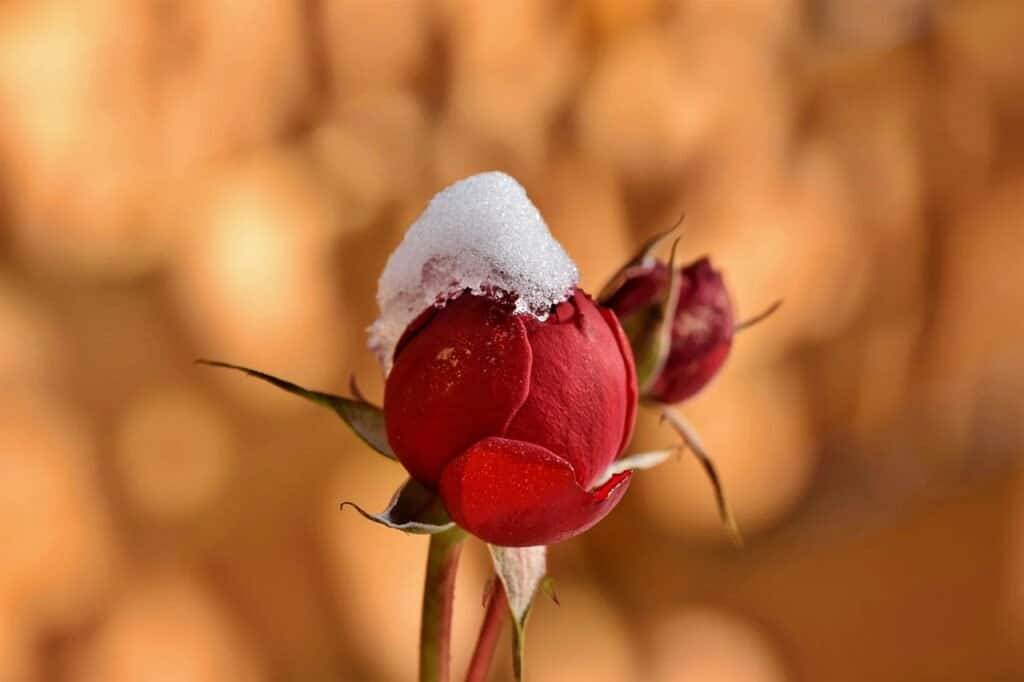
//> input picture Task02/input_image_flower.jpg, 1024 x 682 px
$ ./hist_matching_gray   (built with g++ and OpenCV 4)
//> lines starting //> are read from the running program, lines starting //| are printed output that depends on the picture
#include "hist_func.h"

// 함수 선언
void hist_eq(Mat& input, Mat& equalized, G* trans_func, float* CDF);
// 매칭 함수: 입력 영상의 평활화 함수(T)와 참조 영상의 평활화 함수(G_map)를 모두 사용한다.
void hist_matching(Mat& input, Mat& matched, G* trans_func_z, G* T, G* G_map);

int main() {
	// 이미지 읽기
	Mat input = imread("input_image_flower.jpg", IMREAD_COLOR);
//> input is the input picture: 682 rows x 1024 cols, CV_8UC3; mean B, G, R 60.4, 110.8, 184
	Mat reference = imread("input.jpg", IMREAD_COLOR);
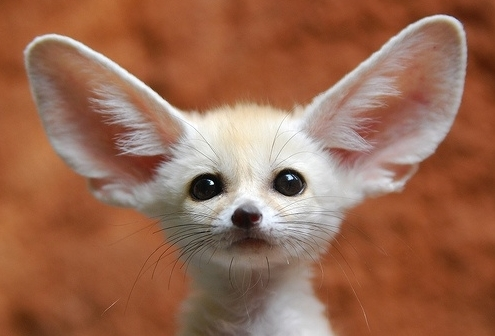
//> input picture Task02/input.jpg, 495 x 336 px
//> reference is the input picture: 336 rows x 495 cols, CV_8UC3; mean B, G, R 81.4, 105.2, 153.6

	if (input.empty() || reference.empty()) return -1;

	//  Grayscale 변환 (OpenCV 기본 BGR 기준)
	Mat input_gray, reference_gray;
	cvtColor(input, input_gray, COLOR_BGR2GRAY);
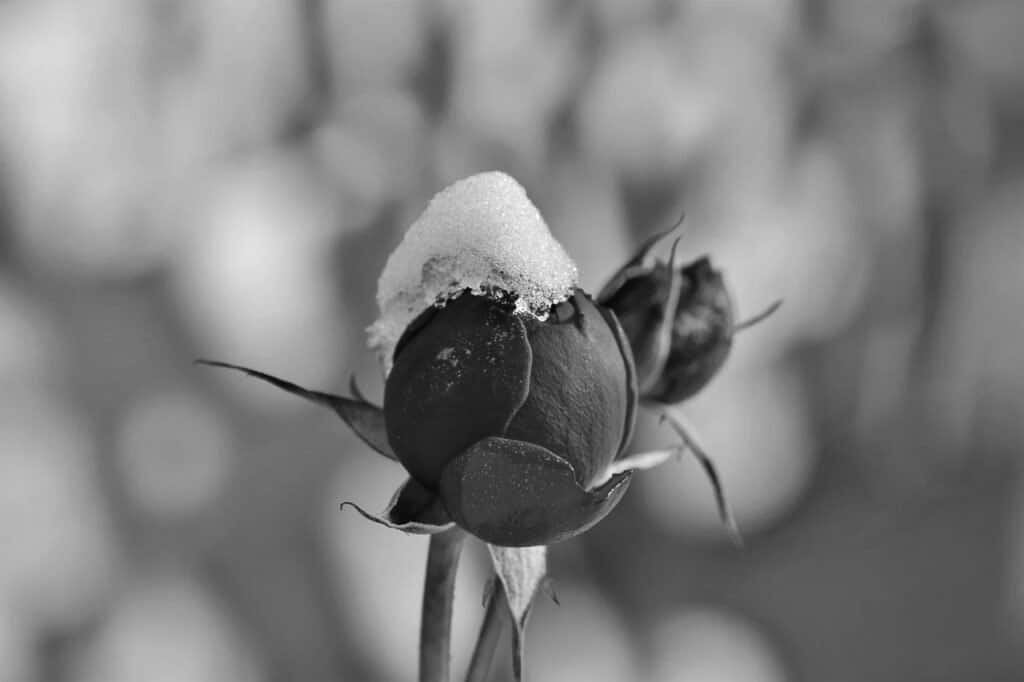
//> input_gray: 682 rows x 1024 cols, CV_8UC1; min 4, max 254, mean 127
	cvtColor(reference, reference_gray, COLOR_BGR2GRAY);
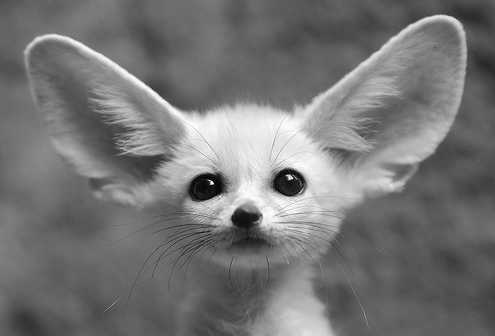
//> reference_gray: 336 rows x 495 cols, CV_8UC1; min 0, max 255, mean 117

	// 각 영상의 CDF 및 Equalization함수 계산
//> (the run ends here: the program needs code that is not available in this run, at `float* CDF_input = cal_CDF(input_gray);`)
